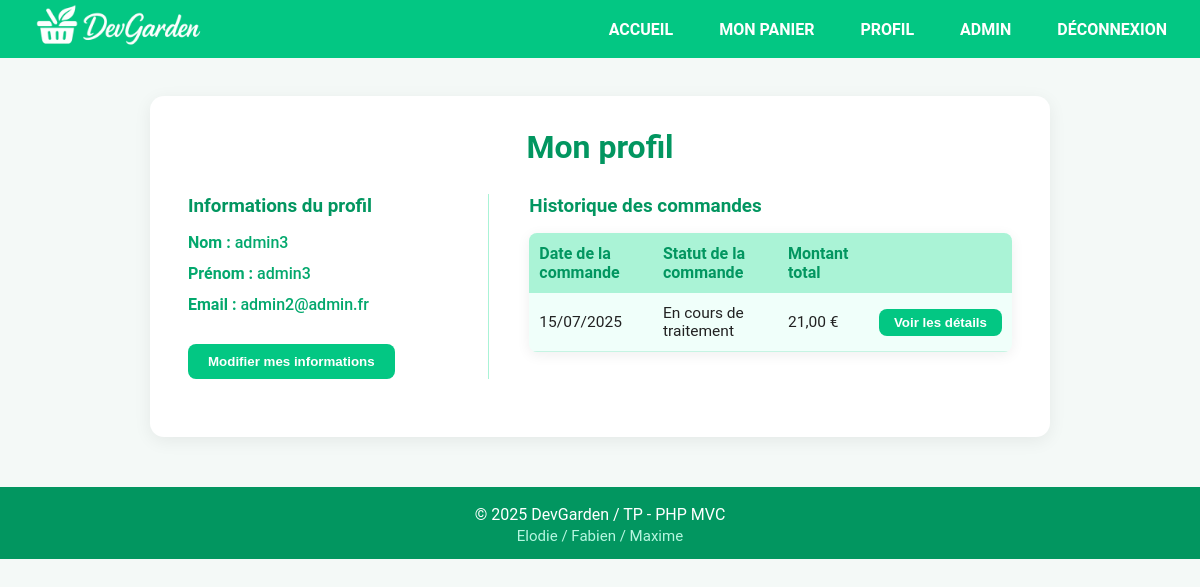
/index.php?page=profil (signed in), run on the app's committed database.
### tables this page shows
CREATE TABLE `commandes` (
  `id` int(11) NOT NULL,
  `id_user` int(11) NOT NULL,
  `total` float NOT NULL,
  `statut` varchar(100) NOT NULL,
  `date_commande` date NOT NULL
);

### controller/UtilisateursController.php (called while the page is built, shortened)
<?php
require_once __DIR__ . '/../utils/utils.php';
class UtilisateursController
{
    public function profil()
    {
        $commandes = CommandesRepository::findByIdUser($_SESSION['id_user']);
        require './view/user/profil.php';
    }
}

### utils/utils.php (called while the page is built, shortened)
<?php
function e($string)
{
    return htmlspecialchars($string ?? '', ENT_QUOTES, 'UTF-8');
}

### repository/CommandesRepository.php (called while the page is built, shortened)
<?php
class CommandesRepository
{
    public static function findByIdUser($IdUser)
    {
        $pdo = Database::connect();
        $sql = "SELECT * FROM commandes WHERE id_user = :id_user;";
        $stmt = $pdo->prepare($sql);
        $stmt->execute([
            'id_user' => $IdUser
        ]);
        $rows = $stmt->fetchAll(PDO::FETCH_ASSOC);
        $commandes = [];
        foreach ($rows as $row) {
            $date = new DateTimeImmutable($row['date_commande']);
            $commande = new Commande;
            $commande->setId($row['id']);
            $commande->setIdUser($row['id_user']);
            $commande->setTotal($row['total']);
            $commande->setStatut($row['statut']);
            $commande->setDateCommande($date->format('d/m/Y'));
            $commandes[] = $commande;
        }
        return $commandes;
    }
}

### model/Commandes.php (called while the page is built, shortened)
<?php
class Commande
{
    protected float $total;
    protected string $statut;
    protected $dateCommande;
    public function setId(int $id): self
    {
        return $this;
    }
    public function setIdUser(int $idUser): self
    {
        return $this;
    }
    public function getTotal(): float
    {
        return $this->total;
    }
    public function setTotal(float $total): self
    {
        $this->total = $total;
        return $this;
    }
    public function getStatut(): string
    {
        return $this->statut;
    }
    public function setStatut(string $statut): self
    {
        $this->statut = $statut;
        return $this;
    }
    public function getDateCommande()
    {
        return $this->dateCommande;
    }
    public function setDateCommande($dateCommande): self
    {
        $this->dateCommande = $dateCommande;
        return $this;
    }
}

### view/user/profil.php (the view, shortened to what this page needs)
<section class="profil-dashboard">
    <h2 class="profil-dashboard__title">Mon profil</h2>
    <div class="profil-dashboard__content">
        <div class="profil-dashboard__profil">
            <h3 class="profil-dashboard__subtitle">Informations du profil</h3>
            <ul class="profil-dashboard__infos">
                <li class="profil-dashboard__info"><strong>Nom :</strong> <?= e($_SESSION['nom'] ?? 'Non défini') ?></li>
                <li class="profil-dashboard__info"><strong>Prénom :</strong> <?= e($_SESSION['prenom'] ?? 'Non défini') ?></li>
                <li class="profil-dashboard__info"><strong>Email :</strong> <?= e($_SESSION['email'] ?? 'Non défini') ?></li>
            </ul>
            <a href="index.php?page=modifierProfil">
                <button class="profil-dashboard__btn">Modifier mes informations</button>
            </a>
        </div>
        <div class="profil-dashboard__orders">
            <h3 class="profil-dashboard__subtitle">Historique des commandes</h3>
            <table class="profil-dashboard__table">
                <thead>
                    <tr>
                        <th class="profil-dashboard__th">Date de la commande</th>
                        <th class="profil-dashboard__th">Statut de la commande</th>
                        <th class="profil-dashboard__th">Montant total</th>
                        <th class="profil-dashboard__th"></th>
                    </tr>
                </thead>
                <tbody>
                    <?php foreach ($commandes as $commande) { ?>
                        <tr>
                            <td class="profil-dashboard__td"><?= $commande->getDateCommande() ?></td>
                            <td class="profil-dashboard__td"><?= $commande->getStatut() ?></td>
                            <td class="profil-dashboard__td"><?= number_format($commande->getTotal(), 2, ",", " ") ?> €</td>
                            <td class="profil-dashboard__td">
                                <form action="index.php?page=detailsCommande" method="POST">
                                    <input class="profil-dashboard__action" type="submit" value="Voir les détails">
                                </form>
                            </td>
                        </tr>
                    <?php } ?>
                </tbody>
            </table>
        </div>
    </div>
</section>

### public/css/style.css (style rules this page uses)
* { margin: 0; padding: 0; box-sizing: border-box; }
body { background: #f4f9f7; color: #222; font-family: 'Roboto', Arial, sans-serif; }
h1, h2, h3 { font-weight: 700; color: #029660; }
a { color: #03c783; text-decoration: none; }
.admin-dashboard__table, .profil-dashboard__table, .historique-commande__table, .commande-detail__table { width: 100%; border-collapse: collapse; margin-top: 6px; margin-bottom: 25px; background: #f0fffa; border-radius: 8px; overflow: hidden; box-shadow: 0 3px 14px #0001; }
.admin-dashboard__th, .profil-dashboard__th, .historique-commande__th, .commande-detail__th { background: #aaf3d6; color: #029660; font-size: 1em; padding: 11px 10px; text-align: left; }
.admin-dashboard__td, .profil-dashboard__td, .historique-commande__td, .commande-detail__td { border-bottom: 1px solid #c6f4e3; font-size: 0.97em; padding: 11px 10px; text-align: left; }
.profil-dashboard__action, .historique-commande__action, .commande-detail__action { background: #03c783; color: #fff; border: none; border-radius: 8px; padding: 6px 15px; font-weight: 600; cursor: pointer; }
.profil-dashboard { max-width: 900px; margin: 38px auto 0 auto; background: #fff; border-radius: 14px; box-shadow: 0 4px 18px #0001; padding: 32px 38px 38px 38px; }
.profil-dashboard__title { color: #029660; margin-bottom: 28px; font-size: 2em; text-align: center; }
.profil-dashboard__content { display: flex; flex-direction: row; gap: 40px; flex-wrap: wrap; }
.profil-dashboard__profil { flex: 1 1 260px; min-width: 250px; max-width: 350px; padding-right: 28px; border-right: 1px solid #aaf3d6; margin-bottom: 20px; }
.profil-dashboard__subtitle { margin-bottom: 16px; color: #029660; font-size: 1.18em; font-weight: 600; }
.profil-dashboard__infos { list-style: none; padding: 0; margin-bottom: 20px; display: flex; flex-direction: column; gap: 12px; }
.profil-dashboard__info { font-weight: 500; color: #03a86d; }
.profil-dashboard__btn { background: #03c783; color: #fff; border: none; border-radius: 8px; padding: 10px 20px; font-weight: 600; cursor: pointer; margin-top: 10px; }
.profil-dashboard__orders { flex: 2 1 400px; min-width: 320px; }

### data on the page
commandes: DateCommande "15/07/2025", statut "En cours de traitement", total "21,00"

### other printed values
$_SESSION['nom'] "admin3"
$_SESSION['prenom'] "admin3"
$_SESSION['email'] "admin2@admin.fr"
